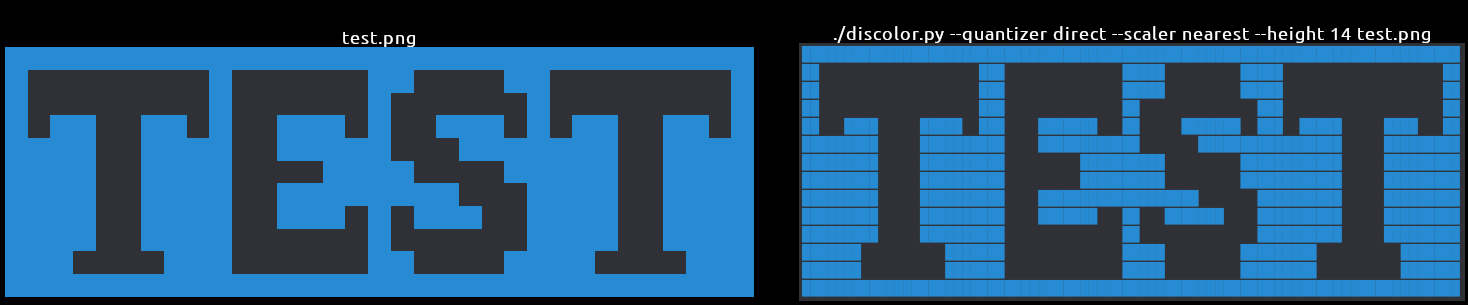
#> input picture ctest.png, 1468 x 305 px
$ python discolor.py ctest.png
#> lines starting #> are read from the running program, lines starting #| are printed output that depends on the picture
#!/usr/bin/env python3
import math
from PIL import Image
import itertools
import functools
from collections import namedtuple
import sys
import enum
import os


# Courtesy stackoverflow
# https://stackoverflow.com/a/41200105
def split_every(n, iterable):
    iterable = iter(iterable)
    yield from iter(lambda: list(itertools.islice(iterable, n)), [])


# Everything else is unlicense

lfold = functools.reduce


SimpleColor = namedtuple('SimpleColor', 'r g b')


class EscapeType(enum.Enum):
    RESET = 0
    BOLD = 1
    UNDERLINE = 2
    FOREGROUND = 3
    BACKGROUND = 4

    @staticmethod
    def typeof(v):
        if v == 0:
            return EscapeType.RESET
        elif v == 1:
            return EscapeType.BOLD
        elif v == 4:
            return EscapeType.UNDERLINE
        elif v in range(30, 39):
            return EscapeType.FOREGROUND
        elif v in range(40, 49):
            return EscapeType.BACKGROUND


class EscapeCode:
    def __init__(self, *args):
        self.codes = set(args)
        self.types = set(map(EscapeType.typeof, self.codes))

    @property
    def foreground(self):
        return self.types == {EscapeType.FOREGROUND}

    @property
    def background(self):
        return self.types == {EscapeType.BACKGROUND}

    # [4 lines left out: function string, not called in this run]

    def __str__(self):
        return self.string

    def __repr__(self):
        codes = ', '.join(map(str, self.codes))
        return f'EscapeCode({codes})'


class EscapedString:
    # [37 lines left out: functions __init__, __append_code, append, extend, not called in this run]

    def __str__(self):
        return ''.join(map(str, self.codestring))

    def __repr__(self):
        return 'EscapedString(...)'


class Color:
    def __init__(self, hexcode=None, colortuple=None):
        if hexcode:
            self.__from_hex(hexcode)
        elif colortuple:
            self.__from_tuple(colortuple)
        else:
            raise ValueError('No color provided.')

    def __float_from_int(self):
        self.float = SimpleColor(
            self.int.r / 256,
            self.int.g / 256,
            self.int.b / 256)

    def __from_hex(self, hexcode):
        if len(hexcode) == 7:
            r = hexcode[1:3]
            g = hexcode[3:5]
            b = hexcode[5:7]
        elif len(hexcode) == 4:
            r = hexcode[1:2]
            g = hexcode[2:3]
            b = hexcode[3:4]
            r += r
            g += g
            b += b
        else:
            raise ValueError('Invalid hex code.')
        self.int = SimpleColor(
            int(r, 16),
            int(g, 16),
            int(b, 16))
        self.__float_from_int()

    # [6 lines left out: function __from_tuple, not called in this run]

    @property
    def hex(self):
        return ('#'
            + f'{self.int.r:02x}'
            + f'{self.int.g:02x}'
            + f'{self.int.b:02x}')

    @property
    def tuple(self):
        return (self.int.r, self.int.g, self.int.b)

    def __repr__(self):
        return f'Color(hexcode={self.hex})'


class TextColor:
    def __init__(self, escape_code, name, hexcode):
        self.color = Color(hexcode)
        self.name = name
        self.escape_code = EscapeCode(escape_code)

    def __repr__(self):
        return f'TextColor({repr(self.escape_code)}, {self.name}, {self.color.hex})'


class TextImage:
    def __init__(self, data, width):
        self.data = data
        self.width = width

    def __color_text(self, tc: TextColor):
        char = '█' if tc.escape_code.foreground else ' '
        return (tc.escape_code, char)

    # [11 lines left out: function as_text, not called in this run]


# 0 = clear
# 1 = bold
# 4 = underline

fg = [
    (30, 'gray', '#4F545C'),
    (31, 'red', '#DC322F'),
    (32, 'green', '#859900'),
    (33, 'marigold', '#B58900'),
    (34, 'blue', '#268BD2'),
    (35, 'magenta', '#D33682'),
    (36, 'teal', '#2AA198'),
    (37, 'white', '#FFF'),
    (38, 'default', '#B9BBBE')
]

bg = [
    (40, 'solarized', '#002B36'),
    (41, 'orange', '#CB4B16'),
    (42, 'satbluegray', '#586E75'),
    (43, 'bluegray', '#657B83'),
    (44, 'gray', '#839496'),
    (45, 'lavender', '#6C71C4'),
    (46, 'lightgray', '#93A1A1'),
    (47, 'white', '#FDF6E3'),
    (48, 'default', '#2F3136')
]


fg = itertools.starmap(TextColor, fg)
bg = itertools.starmap(TextColor, bg)
colors = list(itertools.chain(fg, bg))

invalid_color = TextColor(35, 'magenta', '#D33682')
reverse_colors = {v.color.tuple: v for v in colors}


# [25 lines left out: functions distance, best_color, convert_distance, not called in this run]


# This is the closest to black
# Used in the PIL convert function
black = TextColor(40, 'solarized', '#002B36')

reverse_dict = {c.color.hex: c for c in colors}


def get_palette():
    color_tuples = map(lambda x: x.color.tuple, colors)

    full_palette = itertools.islice(
        itertools.chain(
            color_tuples,
            itertools.repeat((0, 0, 0))
        ), 0, 256)

    color_palette = functools.reduce(lambda v, x: v + x, full_palette)
    color_palette = map(int, color_palette)
    palette = Image.new('P', (1, 1))
    palette.putpalette(color_palette)
    return palette


palette = get_palette()

def convert_pil(image, dither=Image.Dither.FLOYDSTEINBERG):
    image = image.convert('RGB')
    image = image.quantize(palette=palette, dither=dither)
    data = image.getdata()
    # Use invalid color of black since the palette has true black after the
    # textual colors.
    texts = map(lambda x: (colors + [black])[x], data)
    return TextImage(texts, image.width)


# [4 lines left out: function convert_direct, not called in this run]


def get_dimensions(width, height, image, char_ratio=0.47):
    if width and not height:
        height = round(width * (image.height / image.width) * char_ratio)
    elif height and not width:
        width = round(height * (image.width / image.height) * 1/char_ratio)
    elif not height and not width:
        width = round(image.width * 1/char_ratio)
        height = image.height

    return (width, height)


def main(args=None):
    import argparse

    converters = {
        'pil_floyd': convert_pil,
        'pil': lambda image: convert_pil(image, Image.Dither.NONE),
        'distance': convert_distance,
        'direct': convert_direct
    }

    scalers = {
        'nearest': Image.Resampling.NEAREST,
        'box': Image.Resampling.BOX,
        'bilinear': Image.Resampling.BILINEAR,
        'hamming': Image.Resampling.HAMMING,
        'bicubic': Image.Resampling.BICUBIC,
        'lanczos': Image.Resampling.LANCZOS
    }

    parser = argparse.ArgumentParser(
        description="Convert images into Discord-compatible text art.")
    parser.add_argument('image')
    parser.add_argument('--width', type=int, default=None,
        help="Target width, if not specified, will be determined by height.")
    parser.add_argument('--height', type=int, default=None,
        help="Target height, if not specified, will be determined by width.")
    parser.add_argument('--char-ratio', type=float, default=0.47,
        help="Character ratio, corrects for characters being taller than they"
            + " are wide.")
    parser.add_argument('--quantizer', choices=converters.keys(),
        default='pil_floyd',
        help="Algorithm to convert colors to the palette."
            + " Use direct for images already in the palette.")
    parser.add_argument('--scaler', choices=scalers.keys(),
        default='bicubic',
        help="Downscaling algorithm. Use nearest for pixel art.")
    args = parser.parse_args(args=args)

    convert = converters[args.quantizer]
    scaler = scalers[args.scaler]

    image = Image.open(args.image)
#> image is the input picture: PIL image 1468x305 RGBA; mean R, G, B, A 34.9, 81.2, 115, 255

    dimensions = get_dimensions(args.width, args.height, image, args.char_ratio)
#> dimensions = (3123, 305)

    print(f'Using dimensions {dimensions}', file=sys.stderr)

    image = image.resize(dimensions, resample=scaler)
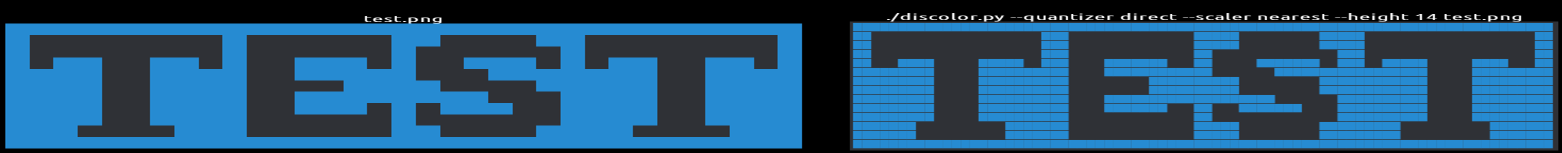
#> image: PIL image 3123x305 RGBA (shown at 1/2 size); mean R, G, B, A 35, 81.2, 115, 255
    text_image = convert(image.resize(dimensions))

#> (the run stopped early here; a loop or call above may not have finished)
